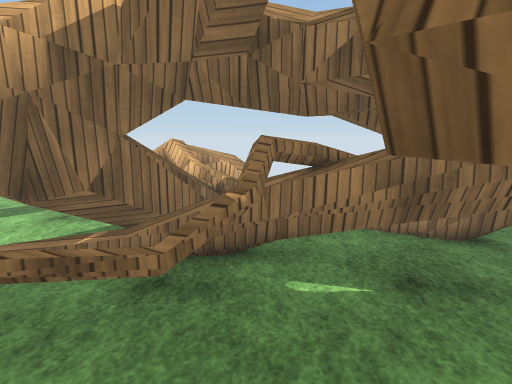
view 1 (above)

12 first-person views from a walk through a 3-D level made in the Unity game engine. The camera is 1.4 m above the floor, tilts 10° down and sees 80° across. The floor is counted in squares, 0.5 m on a side. Each view is taken from the middle of a square. On the plan, view 1 faces up. The plan holds only what a view shows up to about 20 squares ahead; the rest is blank. The place goes on beyond the plan. Surface patterns are stand-ins for the level's own textures.

view 2
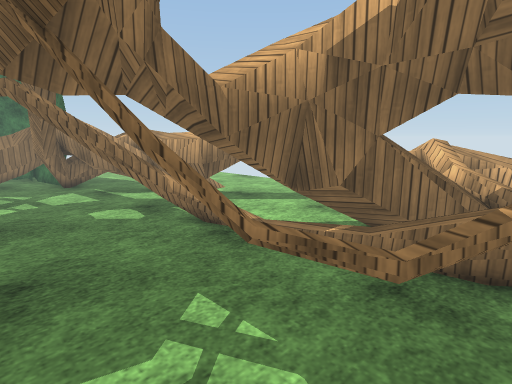

view 3
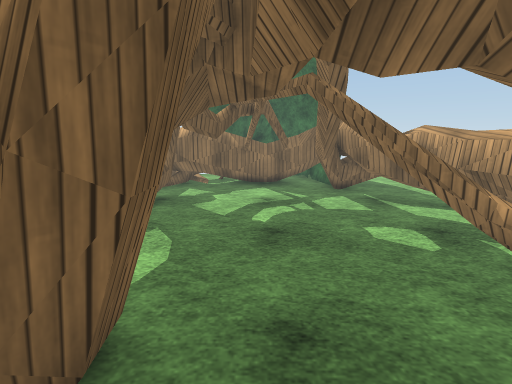

view 4
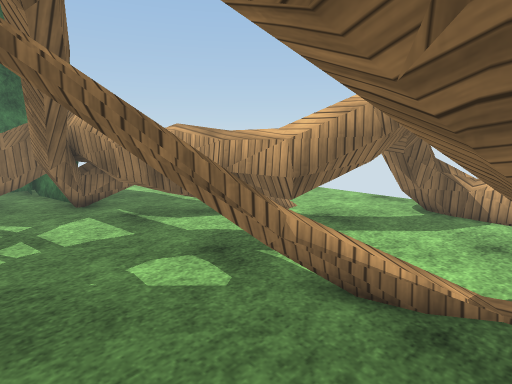

view 5
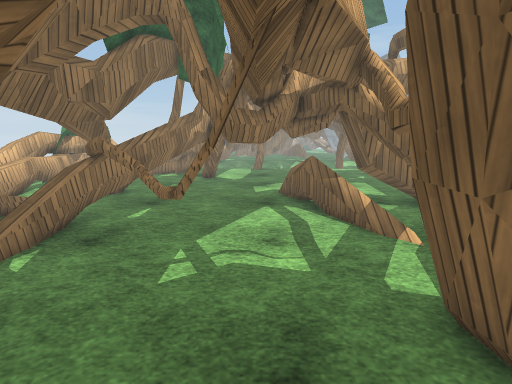

view 6
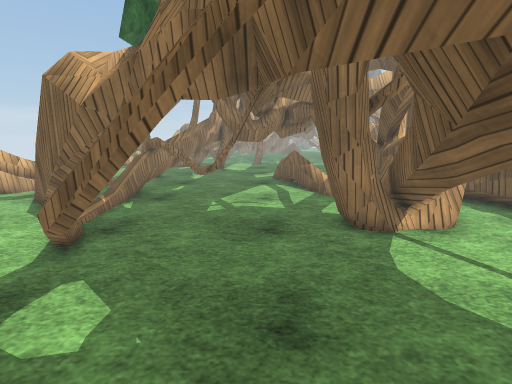

view 7
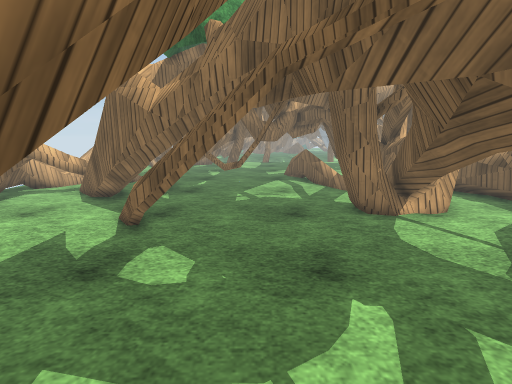

view 8
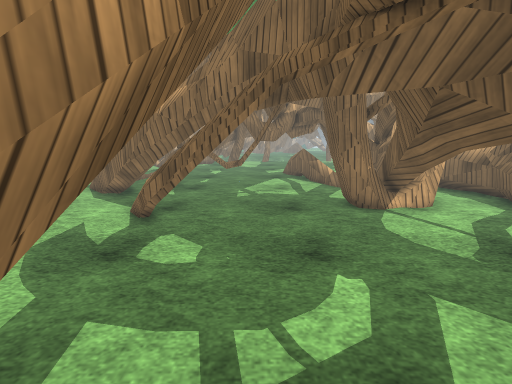

view 9
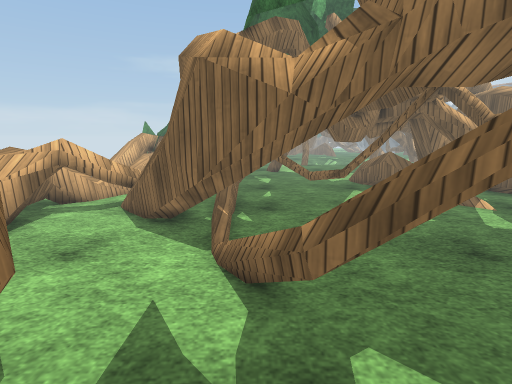

view 10
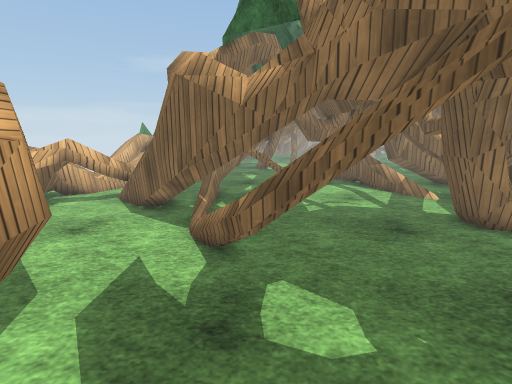

view 11
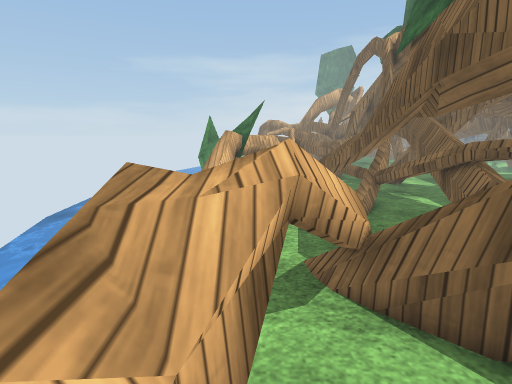

view 12
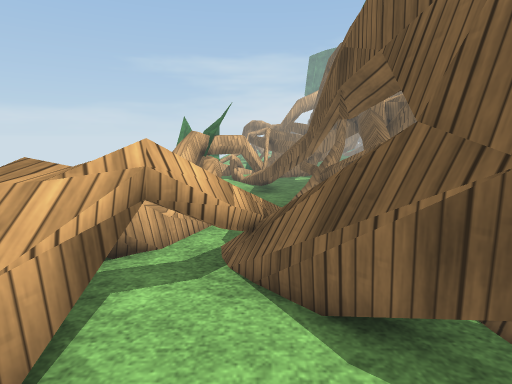

### Floor plan
Key: @ floor where view 1 was taken; # wall or solid block; x gap in a wall; . floor; = window, fence, low wall or low ledge; ^ raised ledge; T thing the floor can be seen under or through; O other object.
Columns run from 21 left of view 1 to 4 right of it. Each row starts with its distance up from view 1.
 15       ......=     ##^    =
 14       ....TT^==^^^^#=^=  #
 13       ....TT#..=^=#^^^= ^=
 12       .... T .....##^^^^^^
 11        ... TT.....=^^^^^
 10           TTT....=#^^^^^ ^
  9 ...    # TTT....TT#^^^^^##
  8 ...   ###^T....TTT#^^^^###
  7     ####......TTTTTOx####
  6   ####.....==TTTT....#####
  5     #......==TTT.....# ..
  4    ## ....TT.  T...===...
  3  #####....TT......==..  .
  2  #........T......##...##.
  1  #....................##
  0  ##..................@.##
 -1  #. #.........##.......=#
 -2     ###.########### ..###
 -3       ####           ###

Where each view was taken, in squares from view 1:
view 1: 0 up, 0 right, facing up
view 2: 0 up, 0 right, facing up-left
view 3: 0 up, 3 left, facing left
view 4: 1 up, 6 left, facing up-left
view 5: 1 up, 10 left, facing right
view 6: 1 up, 16 left, facing right
view 7: 2 up, 18 left, facing right
view 8: 2 up, 19 left, facing right
view 9: 6 up, 14 left, facing right
view 10: 5 up, 16 left, facing right
view 11: 13 up, 7 left, facing right
view 12: 11 up, 8 left, facing right
